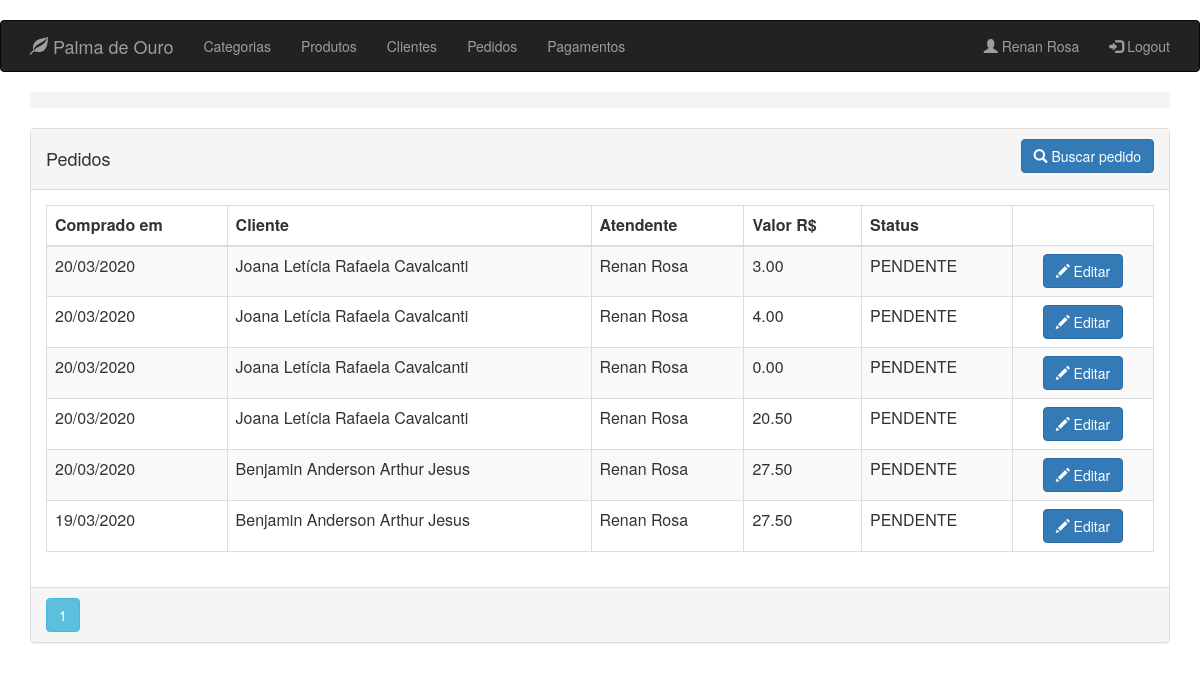
Page /order (signed in) on the earlier database version.
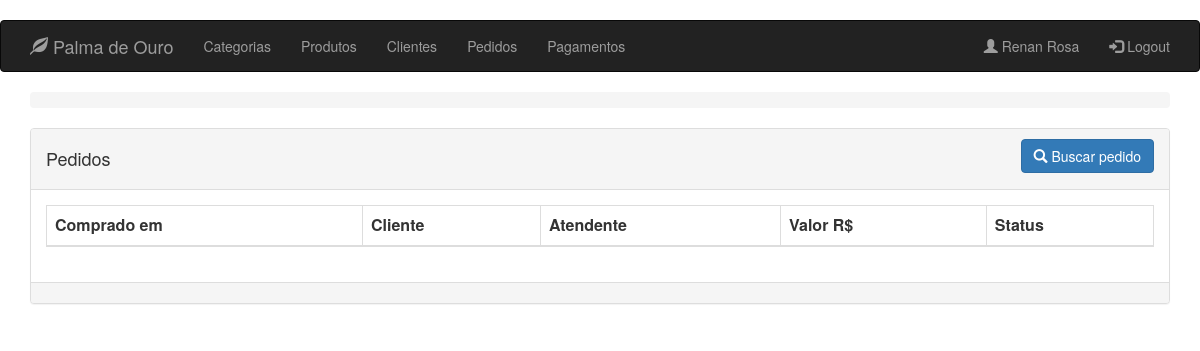
Same page on the later database version.
### app/models.py (models this page shows, shortened)
class Order(db.Model):
    __tablename__ = 'orders'
    id = db.Column(db.Integer, primary_key=True)
    client_id = db.Column(db.Integer, ForeignKey('clients.id'), nullable=False)
    clerk_id = db.Column(db.Integer, ForeignKey('clerks.id'), nullable=False)
    payment_id = db.Column(db.Integer, ForeignKey('payments.id'), nullable=True)
    ordered = db.Column(db.DateTime, index=True, default=datetime.now)
    total = db.Column(db.Numeric(10, 2), default=0)
    status = db.Column(db.Enum(Status), default=Status.PENDENTE)
    client = relationship("Client", backref=backref('orders', order_by=id))
    clerk = relationship("Clerk", backref=backref('orders', order_by=id))
    payment = relationship("Payment", backref=backref('orders', order_by=id), lazy=True)

class User(db.Model):
    __metaclass__ = ABCMeta
    __abstract__ = True
    id = db.Column(db.Integer, primary_key=True)
    name = db.Column(db.String(64), nullable=False, index=True)
    phone_number = db.Column(db.String(13), nullable=False)

class Client(User):
    __tablename__ = 'clients'
    __mapper_args__ = {'concrete': True}
    identification = db.Column(db.String(9), unique=True)
    notifiable = db.Column(db.Boolean)
    address = db.Column(db.String(64))
    status = db.Column(db.Boolean)

class Clerk(User, UserMixin):
    __tablename__ = 'clerks'
    image_file = db.Column(db.String(24), default='default.jpg')
    email = db.Column(db.String(64), unique=True)
    password_hash = db.Column(db.String(128), nullable=False)
    __mapper_args__ = {
        'concrete': True
    }
    @property
    def password(self) -> None:
        raise AttributeError('password is not a readable attribute')

### app/routes/order/routes.py (the view)
@blueprint_order.route('/order/client/<int:id>', methods=['GET'])
@blueprint_order.route('/order', defaults={'id': None}, methods=['GET'])
@register_breadcrumb(blueprint_order, '.', 'Pedidos')
@login_required
def get_orders(id):
    page = request.args.get('page', 1, type=int)
    if id is not None:
        orders = Order.query \
            .filter_by(client_id=id) \
            .order_by(Order.ordered.desc()) \
            .paginate(page=page, per_page=10)
        return render_template('order/client_orders.html', orders=orders, client_id=id)
    orders = Order.query.order_by(Order.ordered.desc()).paginate(page=page, per_page=10)
    return render_template('order/list.html', orders=orders)

### app/models.py (called while the page is built)
@login_manager.user_loader
def load_user(id):
    return Clerk.query.get(id)

### app/templates/order/list.html
{% extends "base.html" %}
{% block page_content %}
<div class="panel panel-default">
    <div class="panel-heading">
        <div class="row">
            <div class="col col-xs-6">
                <h4>Pedidos</h4>
            </div>
            <div class="col col-xs-6 text-right">
                <a href="{{ url_for('blueprint_order.search_order') }}" class="btn btn-primary">
                    <span class="glyphicon glyphicon-search"></span>
                    Buscar pedido
                </a>
            </div>
        </div>
    </div>
    <div class="panel-body">
        <table class="table table-striped table-responsive table-bordered">
            <thead>
                <tr>
                    <th>Comprado em</th>
                    <th>Cliente</th>
                    <th>Atendente</th>
                    <th>Valor R$</th>
                    <th>Status</th>
                </tr>
            </thead>
            <tbody>
                {% for order in orders.items %}
                <tr>
                    <td>{{ order.ordered.strftime('%d/%m/%Y') }}</td>
                    <td>{{ order.client.name }}</td>
                    <td>{{ order.clerk.name }}</td>
                    <td>{{ order.total }}</td>
                    <td>{{ order.status.name }}</td>
                    <td align="center">
                        <a href="{{ url_for('blueprint_order.update_order',id=order.id) }}"
                           class="btn btn-primary">
                            <i class="glyphicon glyphicon-pencil" aria-hidden="true"></i>
                            <span>Editar</span>
                        </a>
                    </td>
                </tr>
                {% endfor %}
            </tbody>
        </table>
    </div>
    <div class="panel-footer p-0">
        {% for page_number in orders.iter_pages(left_edge=1,right_edge=1,left_current=1,right_current=2) %}
        {% if page_number %}
        {% if orders.page == page_number %}
        <a class="btn btn-info mb-4"
           href="{{ url_for('blueprint_order.get_orders',page=page_number) }}">{{ page_number }}</a>
        {% else %}
        <a class="btn btn-outline-info mb-4"
           href="{{ url_for('blueprint_order.get_orders',page=page_number) }}">{{ page_number }}</a>
        {% endif %}
        {% else %}
        ...
        {% endif %}
        {% endfor %}
    </div>
</div>
{% endblock %}

Differences in the rows shown:
removed Order: ordered "20/03/2020", client.name "Joana Letícia Rafaela Cavalcanti", clerk.name "Renan Rosa", total "3.00", status.name "PENDENTE"
removed Order: ordered "20/03/2020", client.name "Joana Letícia Rafaela Cavalcanti", clerk.name "Renan Rosa", total "4.00", status.name "PENDENTE"
removed Order: ordered "20/03/2020", client.name "Joana Letícia Rafaela Cavalcanti", clerk.name "Renan Rosa", total "0.00", status.name "PENDENTE"
removed Order: ordered "20/03/2020", client.name "Joana Letícia Rafaela Cavalcanti", clerk.name "Renan Rosa", total "20.50", status.name "PENDENTE"
removed Order: ordered "20/03/2020", client.name "Benjamin Anderson Arthur Jesus", clerk.name "Renan Rosa", total "27.50", status.name "PENDENTE"
removed Order: ordered "19/03/2020", client.name "Benjamin Anderson Arthur Jesus", clerk.name "Renan Rosa", total "27.50", status.name "PENDENTE"
Other differences:
list line gone: "1"
